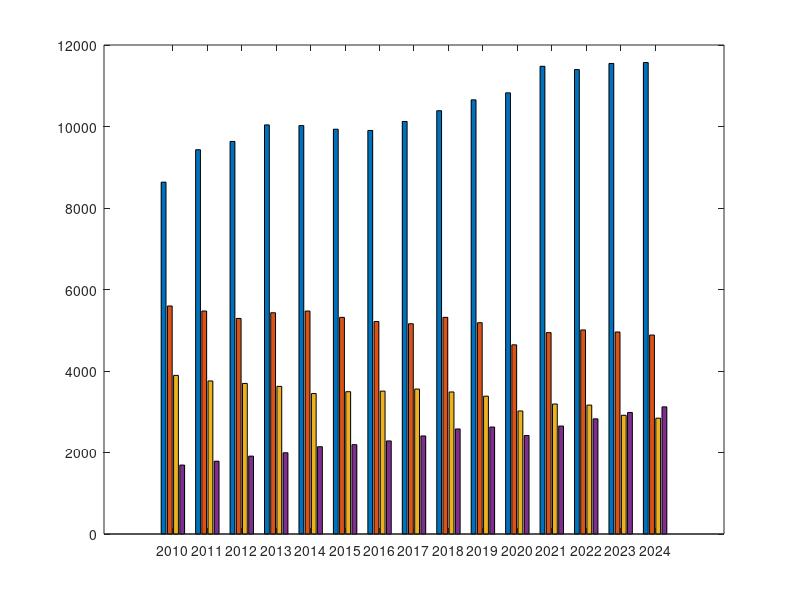

The MATLAB source for this figure: (Note: this script raises an error after producing the figure.)
% 清除工作区和图形
clear; clc; close all;

% 数据：按国家组织，行是国家，列是年份
data = [
    8634.30, 9430.40, 9634.00, 10039.40, 10022.30, 9933.40, 9902.90, 10123.50, 10387.90, 10654.50, 10826.60, 11477.30, 11397.00, 11547.00, 11570.10; % China
    5595.30, 5472.00, 5290.40, 5429.60, 5471.60, 5316.50, 5214.30, 5160.00, 5317.00, 5185.30, 4642.40, 4942.20, 5007.30, 4957.30, 4883.00; % USA
    3892.40, 3755.70, 3695.60, 3622.70, 3446.80, 3492.30, 3506.40, 3556.70, 3485.40, 3382.40, 3018.80, 3189.60, 3163.50, 2913.60, 2842.00; % EU
    1691.80, 1787.00, 1911.30, 1993.80, 2142.30, 2192.10, 2284.10, 2406.40, 2577.80, 2624.50, 2416.70, 2649.30, 2826.30, 2982.80, 3120.00  % India
];

% 国家名称（对应行）
countries = {'China', 'USA', 'EU', 'India'};

% 年份（对应列）
years = 2010:2024;

% 创建图形窗口
figure('Position', [100, 100, 1200, 800], 'Color', 'w');


colors = [
    0,    82,  147;
    41,  128,  185;
    86,  161,  212;
    142, 192,  235
] / 255;

% 绘制分组柱状图
h = bar(years, data', 'grouped'); % 注意：data 需要转置，因为 bar 默认按列绘图


% 应用自定义颜色
for i = 1:length(h)
    h(i).FaceColor = colors(i,:);
    h(i).EdgeColor = 'none';
end

% 设置柱子颜色（可选，更美观）
%colors = lines(4); % 使用 MATLAB 默认配色方案
%for i = 1:length(h)
    %h(i).FaceColor = colors(i,:);
   % h(i).EdgeColor = 'none'; % 去掉边框
%end

% 添加标题和坐标轴标签
%title('全球主要排放国二氧化碳排放数据图', 'FontSize', 16, 'FontWeight', 'bold', 'FontName', 'SimHei');
xlabel('年份', 'FontSize', 14, 'FontName', 'SimHei');
ylabel('CO₂ Emissions (MtCO₂)', 'FontSize', 14, 'FontName', 'SimHei');

% 设置 x 轴刻度为所有年份
xticks(years);
xticklabels(years);
xlim([min(years)-0.5, max(years)+0.5]);

% 添加图例
legend(countries, 'Location', 'best', 'FontSize', 12, 'Box', 'off');

% 添加网格
grid on;
grid minor;

% 设置字体（中文支持）
set(gca, 'FontName', 'Times New Roman', 'FontSize', 13);

% 设置标题和坐标轴标签（显式指定字体）
title('全球主要排放国二氧化碳排放数据图', ...
      'FontName', 'Times New Roman', 'FontSize', 14, 'FontWeight', 'bold');
xlabel('年份', 'FontName', 'Times New Roman', 'FontSize', 14);
ylabel('CO₂ 排放量 (MtCO₂)', 'FontName', 'Times New Roman', 'FontSize', 14);

% 设置图例字体（必须单独设置）
lgd = legend(countries, 'Location', 'southoutside', 'Orientation', 'horizontal');
set(lgd, 'FontName', 'Times New Roman', 'FontSize', 11)

% 美化布局
box off;
set(gcf, 'PaperSize', [8.27, 11.69]); % A4 尺寸
set(gcf, 'PaperPosition', [0, 0, 8.27, 11.69]);
set(gcf, 'PaperOrientation', 'landscape');

% 导出高清图像（可选）
% print('-dpng', '-r300', 'global_co2_emissions.png'); % PNG 格式，300 dpi
% print('-dpdf', 'global_co2_emissions.pdf');          % PDF 格式

% 显示图表
disp('✅ 图表已生成！请查看图形窗口。');